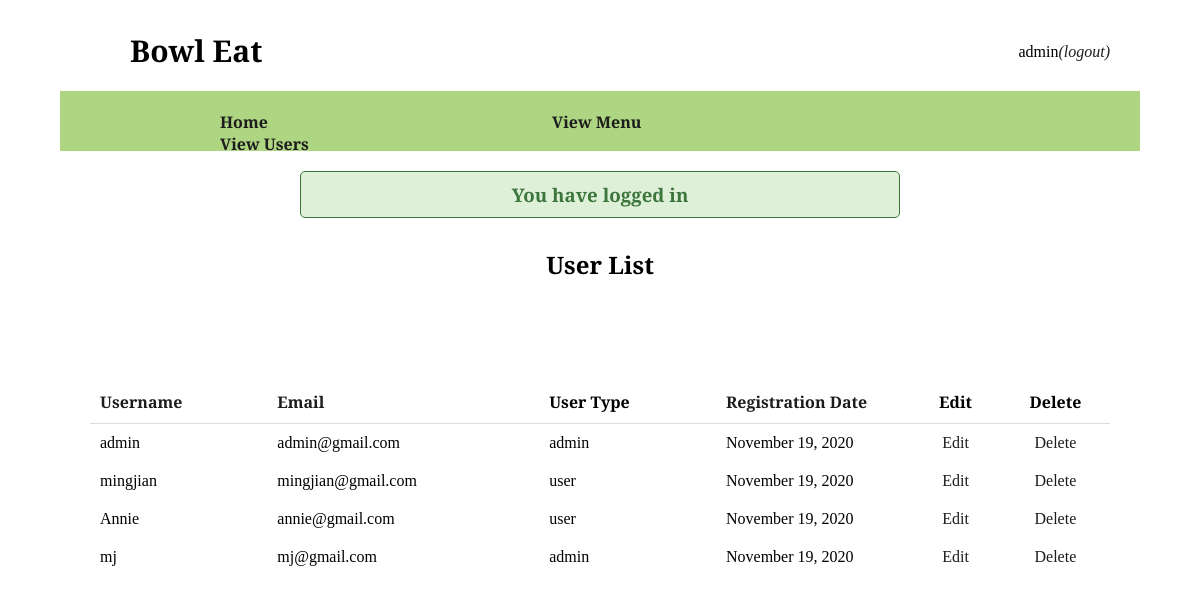
The app's page /admin/view_users.php (signed in) with its own data.
### tables this page shows
CREATE TABLE `users` (
  `id` int(10) NOT NULL,
  `username` varchar(100) NOT NULL,
  `email` varchar(100) NOT NULL,
  `user_type` varchar(10) NOT NULL,
  `password` varchar(100) NOT NULL,
  `registration_date` datetime NOT NULL
);

### admin/view_users.php (the view, shortened to what this page needs)
<?php
    include('../admin/admin_header.php');
    $sort = (isset($_GET['sort'])) ? $_GET['sort'] : 'rd';
    switch($sort) {
        case 'rd':
            $order_by = 'registration_date ASC';
            break;
    }
    $query  = "SELECT username, user_type, DATE_FORMAT(registration_date, '%M %d, %Y') AS dr, email, id FROM users ORDER BY $order_by";
    $result = mysqli_query($db, $query);
?>
<head>
    <link rel="stylesheet" href="../style.css?v=<?php echo time(); ?>" type="text/css">
</head>
<body>
    <div class="title">
        <h2>User List</h2>
    </div>
    <div class="user_list">
        <table class="user_table" cellpadding="5" cellspacing="0">
            <tr>
                <th style="text-align:left;" width="10%"><a href="view_users.php?sort=username">Username</a></th>
                <th style="text-align:left;" width="15%"><a href="view_users.php?sort=email">Email</a></th>
                <th style="text-align:left;" width="10%">User Type</th>
                <th style="text-align:left;" width="10%"><a href="view_users.php?sort=rd">Registration Date</a></th>
                <th style="text-align:center;" width="5%">Edit</th>
                <th style="text-align:center;" width="5%">Delete</th>
            </tr>
            <?php
                while ($row = mysqli_fetch_array($result, MYSQLI_ASSOC)) {
            ?>
                <tr>
                    <td style="text-align:left"><?php echo $row['username']; ?></td>
                    <td style="text-align:left"><?php echo $row['email']; ?></td>
                    <td style="text-align:left"><?php echo $row['user_type']; ?></td>
                    <td style="text-align:left"><?php echo $row['dr']; ?></td>
                    <td style="text-align:center"><a href="edit_users.php?id=<?php echo $row['id']; ?>">Edit</a></td>
                    <td style="text-align:center"><a href="delete_users.php?id=<?php echo $row['id']; ?>">Delete</a></td>
                </tr>
            <?php
                }
            ?>
        </table>
    </div>
</body>

### style.css (style rules this page uses)
* { box-sizing: border-box; margin: 0; padding: 0; }
body { font-family: 'Playfair Display', serif; }
li, a { font-size: 16px; color: #1c1c1c; text-decoration: none; }
table { padding: 30px; width: 90%; margin: 60px; }
th { padding: 10px; border-bottom: 1px solid #ddd; }
td { padding: 10px; }
.title h2 { text-align: center; padding: 10px; }

### records on screen
users: username "admin", email "admin@gmail.com", user_type "admin", dr "November 19, 2020"
users: username "mingjian", email "mingjian@gmail.com", user_type "user", dr "November 19, 2020"
users: username "Annie", email "annie@gmail.com", user_type "user", dr "November 19, 2020"
users: username "mj", email "mj@gmail.com", user_type "admin", dr "November 19, 2020"

### other values on screen
$_SESSION['user']['username'] "admin"
$_SESSION['success'] "You have logged in"
